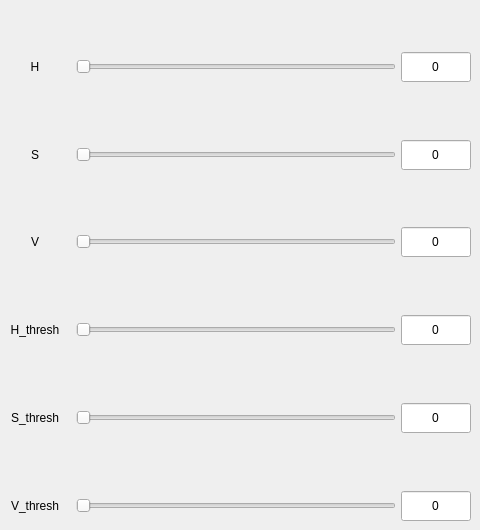
          <widget class="QWidget" name="tab_5">
           <attribute name="title">
            <string>Thresholding</string>
           </attribute>
           <widget class="QWidget" name="layoutWidget">
            <property name="geometry">
             <rect>
              <x>0</x>
              <y>0</y>
              <width>471</width>
              <height>521</height>
             </rect>
            </property>
            <layout class="QVBoxLayout" name="verticalLayout_4">
             <item>
              <spacer name="verticalSpacer_10">
               <property name="orientation">
                <enum>Qt::Vertical</enum>
               </property>
               <property name="sizeHint" stdset="0">
                <size>
                 <width>20</width>
                 <height>40</height>
                </size>
               </property>
              </spacer>
             </item>
             <item>
              <layout class="QHBoxLayout" name="horizontalLayout_7">
               <item>
                <widget class="QLabel" name="label_11">
                 <property name="minimumSize">
                  <size>
                   <width>70</width>
                   <height>20</height>
                  </size>
                 </property>
                 <property name="maximumSize">
                  <size>
                   <width>70</width>
                   <height>20</height>
                  </size>
                 </property>
                 <property name="text">
                  <string>H</string>
                 </property>
                 <property name="alignment">
                  <set>Qt::AlignCenter</set>
                 </property>
                </widget>
               </item>
               <item>
                <widget class="QSlider" name="HValue_slider">
                 <property name="minimumSize">
                  <size>
                   <width>320</width>
                   <height>30</height>
                  </size>
                 </property>
                 <property name="maximumSize">
                  <size>
                   <width>320</width>
                   <height>30</height>
                  </size>
                 </property>
                 <property name="maximum">
                  <number>255</number>
                 </property>
                 <property name="orientation">
                  <enum>Qt::Horizontal</enum>
                 </property>
                </widget>
               </item>
               <item>
                <widget class="QLineEdit" name="HValue_text">
                 <property name="minimumSize">
                  <size>
                   <width>70</width>
                   <height>30</height>
                  </size>
                 </property>
                 <property name="maximumSize">
                  <size>
                   <width>70</width>
                   <height>30</height>
                  </size>
                 </property>
                 <property name="text">
                  <string>0</string>
                 </property>
                 <property name="alignment">
                  <set>Qt::AlignCenter</set>
                 </property>
                 <property name="readOnly">
                  <bool>true</bool>
                 </property>
                </widget>
               </item>
              </layout>
             </item>
             <item>
              <spacer name="verticalSpacer_9">
               <property name="orientation">
                <enum>Qt::Vertical</enum>
               </property>
               <property name="sizeHint" stdset="0">
                <size>
                 <width>20</width>
                 <height>40</height>
                </size>
               </property>
              </spacer>
             </item>
             <item>
              <layout class="QHBoxLayout" name="horizontalLayout">
               <item>
                <widget class="QLabel" name="label_5">
                 <property name="minimumSize">
                  <size>
                   <width>70</width>
                   <height>20</height>
                  </size>
                 </property>
                 <property name="maximumSize">
                  <size>
                   <width>70</width>
                   <height>20</height>
                  </size>
                 </property>
                 <property name="text">
                  <string>S</string>
                 </property>
                 <property name="alignment">
                  <set>Qt::AlignCenter</set>
                 </property>
                </widget>
               </item>
               <item>
                <widget class="QSlider" name="SValue_slider">
                 <property name="minimumSize">
                  <size>
                   <width>320</width>
                   <height>30</height>
                  </size>
                 </property>
                 <property name="maximumSize">
                  <size>
                   <width>320</width>
                   <height>30</height>
                  </size>
                 </property>
                 <property name="maximum">
                  <number>255</number>
                 </property>
                 <property name="orientation">
                  <enum>Qt::Horizontal</enum>
                 </property>
                </widget>
               </item>
               <item>
                <widget class="QLineEdit" name="SValue_text">
                 <property name="minimumSize">
                  <size>
                   <width>70</width>
                   <height>30</height>
                  </size>
                 </property>
                 <property name="maximumSize">
                  <size>
                   <width>70</width>
                   <height>30</height>
                  </size>
                 </property>
                 <property name="text">
                  <string>0</string>
                 </property>
                 <property name="alignment">
                  <set>Qt::AlignCenter</set>
                 </property>
                 <property name="readOnly">
                  <bool>true</bool>
                 </property>
                </widget>
               </item>
              </layout>
             </item>
             <item>
              <spacer name="verticalSpacer">
               <property name="orientation">
                <enum>Qt::Vertical</enum>
               </property>
               <property name="sizeHint" stdset="0">
                <size>
                 <width>20</width>
                 <height>40</height>
                </size>
               </property>
              </spacer>
             </item>
             <item>
              <layout class="QHBoxLayout" name="horizontalLayout_2">
               <item>
                <widget class="QLabel" name="label_6">
                 <property name="minimumSize">
                  <size>
                   <width>70</width>
                   <height>20</height>
                  </size>
                 </property>
                 <property name="maximumSize">
                  <size>
                   <width>70</width>
                   <height>20</height>
                  </size>
                 </property>
                 <property name="text">
                  <string>V</string>
                 </property>
                 <property name="alignment">
                  <set>Qt::AlignCenter</set>
                 </property>
                </widget>
               </item>
               <item>
                <widget class="QSlider" name="VValue_slider">
                 <property name="minimumSize">
                  <size>
                   <width>320</width>
                   <height>30</height>
                  </size>
                 </property>
                 <property name="maximumSize">
                  <size>
                   <width>320</width>
                   <height>30</height>
                  </size>
                 </property>
                 <property name="maximum">
                  <number>255</number>
                 </property>
                 <property name="orientation">
                  <enum>Qt::Horizontal</enum>
                 </property>
                </widget>
               </item>
               <item>
                <widget class="QLineEdit" name="VValue_text">
                 <property name="minimumSize">
                  <size>
                   <width>70</width>
                   <height>30</height>
                  </size>
                 </property>
                 <property name="maximumSize">
                  <size>
                   <width>70</width>
                   <height>30</height>
                  </size>
                 </property>
                 <property name="text">
                  <string>0</string>
                 </property>
                 <property name="alignment">
                  <set>Qt::AlignCenter</set>
                 </property>
                 <property name="readOnly">
                  <bool>true</bool>
                 </property>
                </widget>
               </item>
              </layout>
             </item>
             <item>
              <spacer name="verticalSpacer_2">
               <property name="orientation">
                <enum>Qt::Vertical</enum>
               </property>
               <property name="sizeHint" stdset="0">
                <size>
                 <width>20</width>
                 <height>40</height>
                </size>
               </property>
              </spacer>
             </item>
             <item>
              <layout class="QHBoxLayout" name="horizontalLayout_3">
               <item>
                <widget class="QLabel" name="label_7">
                 <property name="minimumSize">
                  <size>
                   <width>70</width>
                   <height>20</height>
                  </size>
                 </property>
                 <property name="maximumSize">
                  <size>
                   <width>70</width>
                   <height>20</height>
                  </size>
                 </property>
                 <property name="text">
                  <string>H_thresh</string>
                 </property>
                 <property name="alignment">
                  <set>Qt::AlignCenter</set>
                 </property>
                </widget>
               </item>
               <item>
                <widget class="QSlider" name="HThreshValue_slider">
                 <property name="minimumSize">
                  <size>
                   <width>320</width>
                   <height>30</height>
                  </size>
                 </property>
                 <property name="maximumSize">
                  <size>
                   <width>320</width>
                   <height>30</height>
                  </size>
                 </property>
                 <property name="maximum">
                  <number>255</number>
                 </property>
                 <property name="orientation">
                  <enum>Qt::Horizontal</enum>
                 </property>
                </widget>
               </item>
               <item>
                <widget class="QLineEdit" name="HThreshValue_text">
                 <property name="minimumSize">
                  <size>
                   <width>70</width>
                   <height>30</height>
                  </size>
                 </property>
                 <property name="maximumSize">
                  <size>
                   <width>70</width>
                   <height>30</height>
                  </size>
                 </property>
                 <property name="text">
                  <string>0</string>
                 </property>
                 <property name="alignment">
                  <set>Qt::AlignCenter</set>
                 </property>
                 <property name="readOnly">
                  <bool>true</bool>
                 </property>
                </widget>
               </item>
              </layout>
             </item>
             <item>
              <spacer name="verticalSpacer_3">
               <property name="orientation">
                <enum>Qt::Vertical</enum>
               </property>
               <property name="sizeHint" stdset="0">
                <size>
                 <width>20</width>
                 <height>40</height>
                </size>
               </property>
              </spacer>
             </item>
             <item>
              <layout class="QHBoxLayout" name="horizontalLayout_4">
               <item>
                <widget class="QLabel" name="label_8">
                 <property name="minimumSize">
                  <size>
                   <width>70</width>
                   <height>20</height>
                  </size>
                 </property>
                 <property name="maximumSize">
                  <size>
                   <width>70</width>
                   <height>20</height>
                  </size>
                 </property>
                 <property name="text">
                  <string>S_thresh</string>
                 </property>
                 <property name="alignment">
                  <set>Qt::AlignCenter</set>
                 </property>
                </widget>
               </item>
               <item>
                <widget class="QSlider" name="SThreshValue_slider">
                 <property name="minimumSize">
                  <size>
                   <width>320</width>
                   <height>30</height>
                  </size>
                 </property>
                 <property name="maximumSize">
                  <size>
                   <width>320</width>
                   <height>30</height>
                  </size>
                 </property>
                 <property name="maximum">
                  <number>255</number>
                 </property>
                 <property name="orientation">
                  <enum>Qt::Horizontal</enum>
                 </property>
                </widget>
               </item>
               <item>
                <widget class="QLineEdit" name="SThreshValue_text">
                 <property name="minimumSize">
                  <size>
                   <width>70</width>
                   <height>30</height>
                  </size>
                 </property>
                 <property name="maximumSize">
                  <size>
                   <width>70</width>
                   <height>30</height>
                  </size>
                 </property>
                 <property name="text">
                  <string>0</string>
                 </property>
                 <property name="alignment">
                  <set>Qt::AlignCenter</set>
                 </property>
                 <property name="readOnly">
                  <bool>true</bool>
                 </property>
                </widget>
               </item>
              </layout>
             </item>
             <item>
              <spacer name="verticalSpacer_4">
               <property name="orientation">
                <enum>Qt::Vertical</enum>
               </property>
               <property name="sizeHint" stdset="0">
                <size>
                 <width>20</width>
                 <height>40</height>
                </size>
               </property>
              </spacer>
             </item>
             <item>
              <layout class="QHBoxLayout" name="horizontalLayout_5">
               <item>
                <widget class="QLabel" name="label_9">
                 <property name="minimumSize">
                  <size>
                   <width>70</width>
                   <height>20</height>
                  </size>
                 </property>
                 <property name="maximumSize">
                  <size>
                   <width>70</width>
                   <height>20</height>
                  </size>
                 </property>
                 <property name="text">
                  <string>V_thresh</string>
                 </property>
                 <property name="alignment">
                  <set>Qt::AlignCenter</set>
                 </property>
                </widget>
               </item>
               <item>
                <widget class="QSlider" name="VThreshValue_slider">
                 <property name="minimumSize">
                  <size>
                   <width>320</width>
                   <height>30</height>
                  </size>
                 </property>
                 <property name="maximumSize">
                  <size>
                   <width>320</width>
                   <height>30</height>
                  </size>
                 </property>
                 <property name="maximum">
                  <number>255</number>
                 </property>
                 <property name="orientation">
                  <enum>Qt::Horizontal</enum>
                 </property>
                </widget>
               </item>
               <item>
                <widget class="QLineEdit" name="VThreshValue_text">
                 <property name="minimumSize">
                  <size>
                   <width>70</width>
                   <height>30</height>
                  </size>
                 </property>
                 <property name="maximumSize">
                  <size>
                   <width>70</width>
                   <height>30</height>
                  </size>
                 </property>
                 <property name="text">
                  <string>0</string>
                 </property>
                 <property name="alignment">
                  <set>Qt::AlignCenter</set>
                 </property>
                 <property name="readOnly">
                  <bool>true</bool>
                 </property>
                </widget>
               </item>
              </layout>
             </item>
            </layout>
           </widget>
          </widget>
